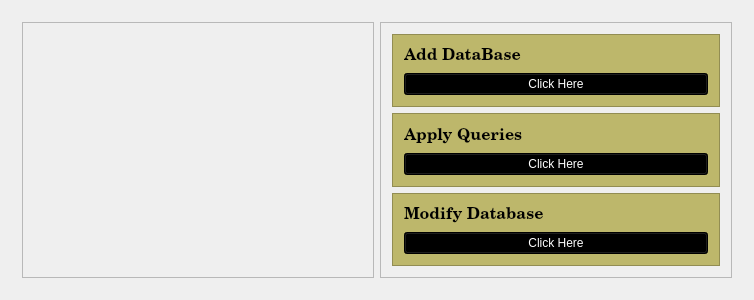
<?xml version="1.0" encoding="UTF-8"?>
<ui version="4.0">
 <class>MainWindow</class>
 <widget class="QMainWindow" name="MainWindow">
  <property name="geometry">
   <rect>
    <x>0</x>
    <y>0</y>
    <width>754</width>
    <height>300</height>
   </rect>
  </property>
  <property name="windowTitle">
   <string>MainWindow</string>
  </property>
  <widget class="QWidget" name="centralWidget">
   <layout class="QVBoxLayout" name="verticalLayout">
    <item>
     <widget class="QStackedWidget" name="stackedWidget">
      <property name="styleSheet">
       <string notr="true"/>
      </property>
      <property name="currentIndex">
       <number>0</number>
      </property>
      <widget class="QWidget" name="page">
       <layout class="QHBoxLayout" name="horizontalLayout">
        <item>
         <widget class="QFrame" name="frame">
          <property name="frameShape">
           <enum>QFrame::StyledPanel</enum>
          </property>
          <property name="frameShadow">
           <enum>QFrame::Raised</enum>
          </property>
          <layout class="QHBoxLayout" name="horizontalLayout_2">
           <item>
            <widget class="QLabel" name="DisplayPic">
             <property name="text">
              <string/>
             </property>
             <property name="scaledContents">
              <bool>true</bool>
             </property>
            </widget>
           </item>
          </layout>
         </widget>
        </item>
        <item>
         <widget class="QFrame" name="frame_2">
          <property name="frameShape">
           <enum>QFrame::StyledPanel</enum>
          </property>
          <property name="frameShadow">
           <enum>QFrame::Raised</enum>
          </property>
          <layout class="QVBoxLayout" name="verticalLayout_2">
           <item>
            <widget class="QFrame" name="frame_5">
             <property name="styleSheet">
              <string notr="true">background-color : #bdb76b;</string>
             </property>
             <property name="frameShape">
              <enum>QFrame::StyledPanel</enum>
             </property>
             <property name="frameShadow">
              <enum>QFrame::Raised</enum>
             </property>
             <layout class="QVBoxLayout" name="verticalLayout_3">
              <item>
               <widget class="QLabel" name="label_2">
                <property name="font">
                 <font>
                  <family>Century Schoolbook L</family>
                  <pointsize>12</pointsize>
                  <weight>75</weight>
                  <bold>true</bold>
                 </font>
                </property>
                <property name="text">
                 <string>Add DataBase</string>
                </property>
                <property name="scaledContents">
                 <bool>true</bool>
                </property>
               </widget>
              </item>
              <item>
               <widget class="QPushButton" name="addDatabase">
                <property name="styleSheet">
                 <string notr="true">background-color : black;
color :white;</string>
                </property>
                <property name="text">
                 <string>Click Here</string>
                </property>
               </widget>
              </item>
             </layout>
            </widget>
           </item>
           <item>
            <widget class="QFrame" name="frame_3">
             <property name="styleSheet">
              <string notr="true">background-color : #bdb76b;</string>
             </property>
             <property name="frameShape">
              <enum>QFrame::StyledPanel</enum>
             </property>
             <property name="frameShadow">
              <enum>QFrame::Raised</enum>
             </property>
             <layout class="QVBoxLayout" name="verticalLayout_4">
              <item>
               <widget class="QLabel" name="label_3">
                <property name="font">
                 <font>
                  <family>Century Schoolbook L</family>
                  <pointsize>12</pointsize>
                  <weight>75</weight>
                  <bold>true</bold>
                 </font>
                </property>
                <property name="text">
                 <string>Apply Queries</string>
                </property>
                <property name="scaledContents">
                 <bool>true</bool>
                </property>
               </widget>
              </item>
              <item>
               <widget class="QPushButton" name="applyQueries">
                <property name="styleSheet">
                 <string notr="true">background-color : black;
color :white;</string>
                </property>
                <property name="text">
                 <string>Click Here</string>
                </property>
               </widget>
              </item>
             </layout>
            </widget>
           </item>
           <item>
            <widget class="QFrame" name="frame_4">
             <property name="styleSheet">
              <string notr="true">background-color : #bdb76b;</string>
             </property>
             <property name="frameShape">
              <enum>QFrame::StyledPanel</enum>
             </property>
             <property name="frameShadow">
              <enum>QFrame::Raised</enum>
             </property>
             <layout class="QVBoxLayout" name="verticalLayout_5">
              <item>
               <widget class="QLabel" name="label_4">
                <property name="font">
                 <font>
                  <family>Century Schoolbook L</family>
                  <pointsize>12</pointsize>
                  <weight>75</weight>
                  <bold>true</bold>
                 </font>
                </property>
                <property name="text">
                 <string>Modify Database</string>
                </property>
                <property name="scaledContents">
                 <bool>true</bool>
                </property>
               </widget>
              </item>
              <item>
               <widget class="QPushButton" name="modifyDatabase">
                <property name="styleSheet">
                 <string notr="true">background-color : black;
color :white;</string>
                </property>
                <property name="text">
                 <string>Click Here</string>
                </property>
               </widget>
              </item>
             </layout>
            </widget>
           </item>
          </layout>
         </widget>
        </item>
       </layout>
      </widget>
      <widget class="QWidget" name="page_2"/>
     </widget>
    </item>
   </layout>
  </widget>
 </widget>
 <layoutdefault spacing="6" margin="11"/>
 <resources/>
 <connections/>
</ui>
